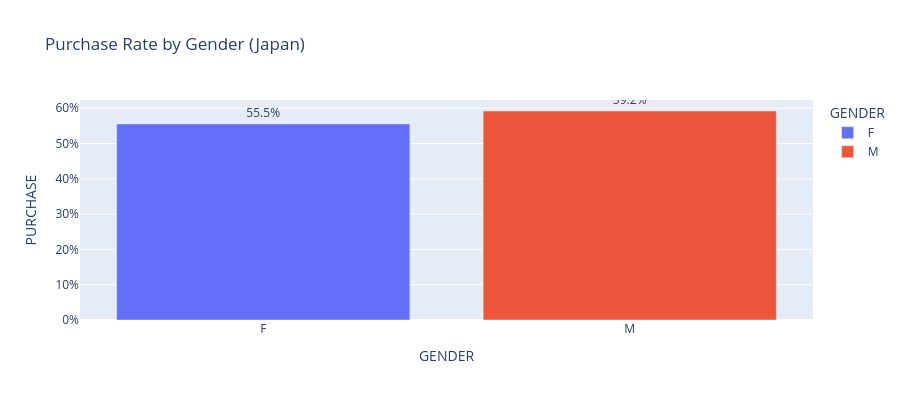

Write notebook code for a chart like this one.
### Code cell
# 4.4 Purchase rate by Gender
gender_rate = jpn.groupby('GENDER')['PURCHASE'].mean().reset_index()
fig4 = px.bar(gender_rate, x='GENDER', y='PURCHASE', text='PURCHASE',
              title="Purchase Rate by Gender (Japan)", color='GENDER')
fig4.update_traces(texttemplate='%{text:.1%}', textposition='outside')
fig4.update_layout(yaxis_tickformat='.0%', height=400)
fig4.show()

### Figure 1 — Plotly figure (JSON) as saved in the notebook; plotly's stock layout.template omitted (floating-point values rounded to 4 significant figures)
{"data": [{"hovertemplate": "GENDER=%{x}<br>PURCHASE=%{text}<extra></extra>", "legendgroup": "F", "marker": {"color": "#636efa", "pattern": {"shape": ""}}, "name": "F", "orientation": "v", "showlegend": true, "text": [0.5552], "textposition": "outside", "texttemplate": "%{text:.1%}", "type": "bar", "x": ["F"], "xaxis": "x", "y": [0.5552], "yaxis": "y"}, {"hovertemplate": "GENDER=%{x}<br>PURCHASE=%{text}<extra></extra>", "legendgroup": "M", "marker": {"color": "#EF553B", "pattern": {"shape": ""}}, "name": "M", "orientation": "v", "showlegend": true, "text": [0.5921], "textposition": "outside", "texttemplate": "%{text:.1%}", "type": "bar", "x": ["M"], "xaxis": "x", "y": [0.5921], "yaxis": "y"}], "layout": {"barmode": "relative", "height": 400, "legend": {"title": {"text": "GENDER"}, "tracegroupgap": 0}, "title": {"text": "Purchase Rate by Gender (Japan)"}, "xaxis": {"anchor": "y", "categoryarray": ["F", "M"], "categoryorder": "array", "domain": [0, 1], "title": {"text": "GENDER"}}, "yaxis": {"anchor": "x", "domain": [0, 1], "tickformat": ".0%", "title": {"text": "PURCHASE"}}}}
